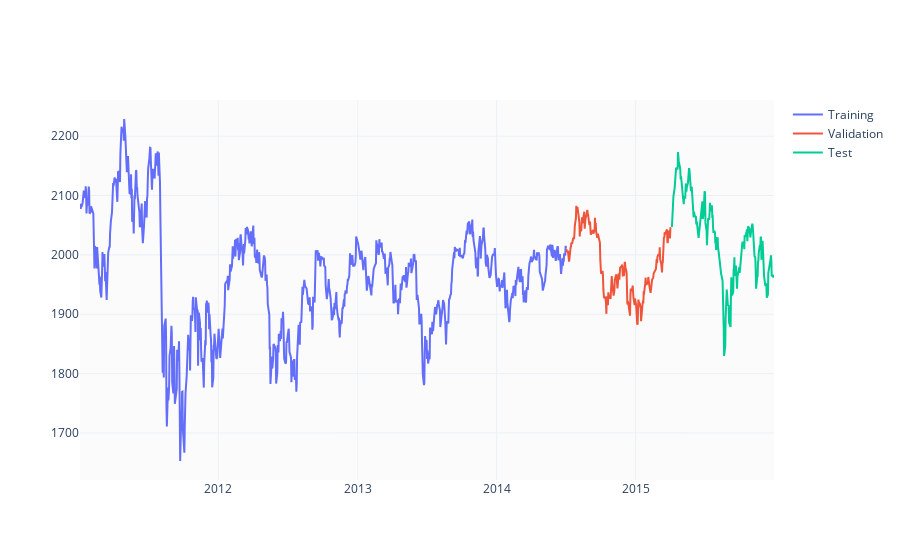

This figure's notebook cell:
### Code cell
test_size  = 0.15
valid_size = 0.15

test_split_idx  = int(df.shape[0] * (1-test_size))
valid_split_idx = int(df.shape[0] * (1-(valid_size+test_size)))

train_df  = df.loc[:valid_split_idx].copy()
valid_df  = df.loc[valid_split_idx+1:test_split_idx].copy()
test_df   = df.loc[test_split_idx+1:].copy()

fig = go.Figure()
fig.add_trace(go.Scatter(x=train_df.Date, y=train_df.Close, name='Training'))
fig.add_trace(go.Scatter(x=valid_df.Date, y=valid_df.Close, name='Validation'))
fig.add_trace(go.Scatter(x=test_df.Date,  y=test_df.Close,  name='Test'))
fig.show()

### Figure 1 — Plotly figure (JSON) as saved in the notebook; plotly's stock layout.template omitted (floating-point values rounded to 4 significant figures; data arrays with more than 128 entries replaced by an {"elided": "..."} marker saying what was removed)
{"data": [{"name": "Training", "type": "scatter", "x": {"elided": "866 str values"}, "y": {"elided": "866 float values"}}, {"name": "Validation", "type": "scatter", "x": {"elided": "185 str values"}, "y": {"elided": "185 float values"}}, {"name": "Test", "type": "scatter", "x": {"elided": "185 str values"}, "y": {"elided": "185 float values"}}], "layout": {}}
